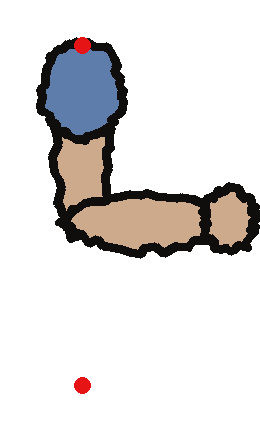
#> input picture animation-pipeline/demo/characters/doug/parts/arm_bent.png, 260 x 440 px
$ python -i rig.py   (imports and definitions only)
#> lines starting #> are read from the running program, lines starting #| are printed output that depends on the picture; after the words box and inside, x2 and y2 are one past the last pixel; in counts of white or black regions, pixels touching at a corner belong together
#> further down, picture is the input picture: PIL image 260x440 RGBA; mean R, G, B, A 21.9, 19.5, 18.9, 50.7
#!/usr/bin/env python3
"""Cutout rigging: a skeleton over one drawing, stock clips, stock faces.

A character stays what it always was — one full-body drawing — but a
`rig.json` in its folder puts a simple skeleton over it. The drawing is
cut into parts (one per bone, each pixel going to its nearest bone, with
overlap at the joints so nothing tears), and the parts swing around their
pivots. Nobody draws walk frames: reusable keyframed clips (walk, wave,
nod...) live in `pipeline/clips/` and play on any character whose bones
share the canonical names. Missing bones are skipped — a bird with no
arms still walks.

Faces work the same way: declare where the eyes and mouth are (in
char.json) and stock blinks / mouth flaps are drawn ONTO the artwork in
its own colours — lid colour sampled from around the eye, ink for the
lid line — so `blink.png` and `talk.png` become optional everywhere.

Everything renders at the episode's frame rate with stepped (held) keys:
a walk is four drawings a cycle, not a smooth interpolation. That is the
house look, not a limitation.

CLI:
    python3 pipeline/rig.py sheet   characters/tim out.png   # rig overlaid
    python3 pipeline/rig.py preview characters/tim out.gif --clip walk
    python3 pipeline/rig.py pose    characters/tim out.png --clip wave --t 0.3

rig.json:
    {
      "joint_radius": 0.02,          # joint overlap, fraction of image height
      "bones": [
        {"name": "torso", "head": [0.44, 0.62], "tail": [0.44, 0.45]},
        {"name": "head",  "head": [0.44, 0.45], "tail": [0.44, 0.20],
         "parent": "torso"},
        ...                          # parent defaults to "root"
      ],
      "order": ["arm_r", "leg_r", "leg_l", "torso", "arm_l", "head"]
    }

Canonical bone names (clips address these; use what the drawing has):
    root (implicit) torso head
    arm_l arm_r            one-piece limbs, or
    arm_l_upper arm_l_lower ...  two-piece; a clip keyed on arm_l_upper
    leg_l leg_r / leg_*_upper leg_*_lower   falls back to plain arm_l

char.json face block (rigged or flat characters alike):
    "face": {"eyes": [{"at": [0.40, 0.27], "r": 0.012}, ...],
             "mouth": {"at": [0.44, 0.38], "w": 0.05},
             "bone": "head"}        # bone only matters when rigged
"""

import argparse
import json
import math
import os
import sys

import numpy as np
from PIL import Image, ImageDraw

# clip channels for a two-piece bone fall back to the one-piece bone
_SEGMENT_FALLBACK = {"_upper": "", "_lower": None}   # lower: just skipped


# ---------------------------------------------------------------- clips

class Clip:
    """A loopable set of keyframed channels, character-independent.

    {"period": 0.6, "loop": true, "interp": "step",
     "channels": {"leg_l_upper": {"rot": [[0.0, 22], [0.5, -18]]},
                  "root": {"dy": [[0.0, 0], [0.25, -0.02]], "dx": ...}}}

    Key times are phases (0..1 of the period). rot is degrees, clockwise
    positive (matching the renderer's `rotate:`). dx/dy are fractions of
    the character's standing height. interp "step" holds each key — the
    crude look — and is the default; "linear" eases for the rare clip
    that needs it (nothing in the stock library does).
    """

    # [99 lines left out: functions __init__, load, _key, sample, find_clip, pose_at and 1 more, not called in this run]


class Bone:
    # [7 lines left out: function __init__, not called in this run]


class Rig:
    """Skeleton + auto-cut parts for one character folder."""

    # [562 lines left out: functions __init__, _default_order, _cut, _find_dots, _register, _load_kit and 8 more, not called in this run]


def find_eyes(img, y_max_frac=0.5):
    """Locate drawn eyes on an assembled body: light eye-white blobs
    with a compact dark pupil touching them, in the top part of the
    figure. Returns [{"at": [fx, fy], "r": r_frac}, ...] in image
    fractions (up to two, left first), or [] when nothing qualifies.
    Written by kit ingest into rig.json face.eyes — the canonical
    template anchors only fit a face drawn on the old ghost guides,
    and an anchor on the cheek makes every eye feature silently skip.
    """
#> called with y_max_frac = 0.5
    from scipy import ndimage as ndi
    arr = np.asarray(img.convert("RGBA"))
    H, W = arr.shape[:2]
#> H = 440; W = 260
    top = arr[:int(H * y_max_frac)]
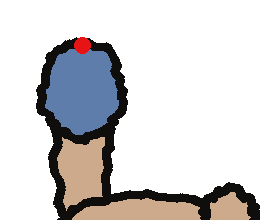
#> top: shape (220, 260, 4); mean R, G, B, A 29.9, 28, 28.7, 73.7; transparent parts drawn white
    rgb = top[..., :3].astype(int)
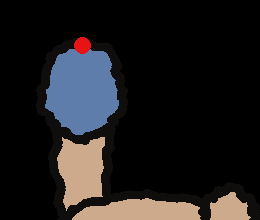
#> rgb: shape (220, 260, 3) int64; mean R, G, B 29.9, 28, 28.7
    lum = rgb.sum(axis=2)
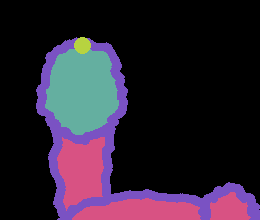
#> lum: shape (220, 260) int64; 5 distinct labels, from 0 to 515; one colour per label, 0 black
    op = top[..., 3] > 128
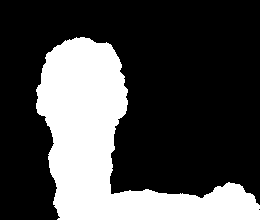
#> op: shape (220, 260) bool; 28.9% white; 1 white region, box (x1, y1, x2, y2) and area: (36, 37, 260, 220) 16538
    # an eye white is bright AND neutral; pale tinted skin is not
    white = (rgb.min(axis=2) > 215) & \
            (rgb.max(axis=2) - rgb.min(axis=2) < 30) & op
#> white: shape (220, 260) bool; every value is 0
    lab, n = ndi.label(white)
#> lab: shape (220, 260) int32; every value is 0
#> n = 0
    dark = (lum < 330) & op
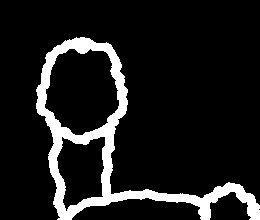
#> dark: shape (220, 260) bool; 11.1% white; 1 white region, box (x1, y1, x2, y2) and area: (36, 37, 260, 220) 6377
    cands = []
    for i in range(1, n + 1):
        m = lab == i
        a = m.sum()
        if not 40 <= a <= 0.01 * W * H:
            continue
        ys, xs = np.nonzero(m)
        w, h = xs.max() - xs.min() + 1, ys.max() - ys.min() + 1
        if w > 4 * h or h > 4 * w:
            continue
        # the pupil is the dark HOLE in the white: fill the white's
        # holes and intersect with dark. (dark & white overlap is
        # impossible by definition — the first version tested exactly
        # that and never found a pupil anywhere.)
        pup = dark & ndi.binary_fill_holes(m)
        if not 12 <= pup.sum() <= 2.5 * a:
            continue
        cands.append((a, xs.mean(), ys.mean(),
                      math.sqrt(a / math.pi)))
#> after the loop, cands = []
    if not cands:
        return []
    best = None
    for i in range(len(cands)):
        for j in range(i + 1, len(cands)):
            a1, x1, y1, r1 = cands[i]
            a2, x2, y2, r2 = cands[j]
            if abs(y1 - y2) > 0.35 * max(r1, r2) * 6:
                continue
            if max(a1, a2) > 4.0 * min(a1, a2):
                continue
            dx = abs(x1 - x2)
            if not 1.5 * (r1 + r2) < dx < 0.6 * W:
                continue
            score = a1 + a2
            if best is None or score > best[0]:
                best = (score, i, j)
    if best:
        pair = sorted([cands[best[1]], cands[best[2]]],
                      key=lambda c: c[1])
        return [{"at": [round(c[1] / W, 4), round(c[2] / H, 4)],
                 "r": round(c[3] / H, 4)} for c in pair]
    a, x, y, r = max(cands)
    return [{"at": [round(x / W, 4), round(y / H, 4)],
             "r": round(r / H, 4)}]


# [260 lines left out: functions draw_pupils, face_variant, _load_layers, cmd_sheet, _clip_specs, cmd_preview and 2 more, not called in this run]


# [2 lines not run here, left out]

>>> from PIL import Image
>>> picture = Image.open('../demo/characters/doug/parts/arm_bent.png')
>>> result = find_eyes(picture)
#> result = []

$ run again, on animation-pipeline/demo/characters/doug/parts/leg_bent.png
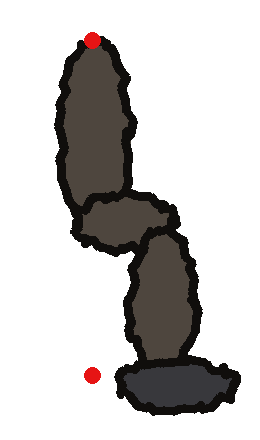
#> input picture animation-pipeline/demo/characters/doug/parts/leg_bent.png, 260 x 440 px
#> picture is the input picture: PIL image 260x440 RGBA; mean R, G, B, A 14.9, 12.8, 11.6, 67.8
#> in find_eyes, `lum = rgb.sum(axis=2)`:
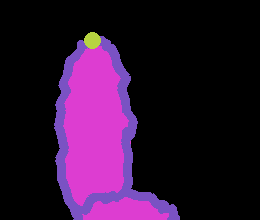
#> lum: shape (220, 260) int64; 4 distinct labels, from 0 to 270; one colour per label, 0 black
#> in find_eyes, `op = top[..., 3] > 128`:
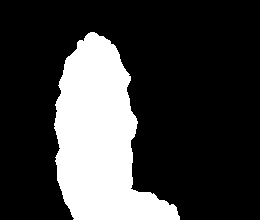
#> op: shape (220, 260) bool; 23.6% white; 1 white region, box (x1, y1, x2, y2) and area: (54, 32, 180, 220) 13517
#> white: shape (220, 260) bool; every value is 0
#> lab: shape (220, 260) int32; every value is 0
#> n = 0
#> after the loop in find_eyes, `for i in range(1, n + 1):`: cands = []
